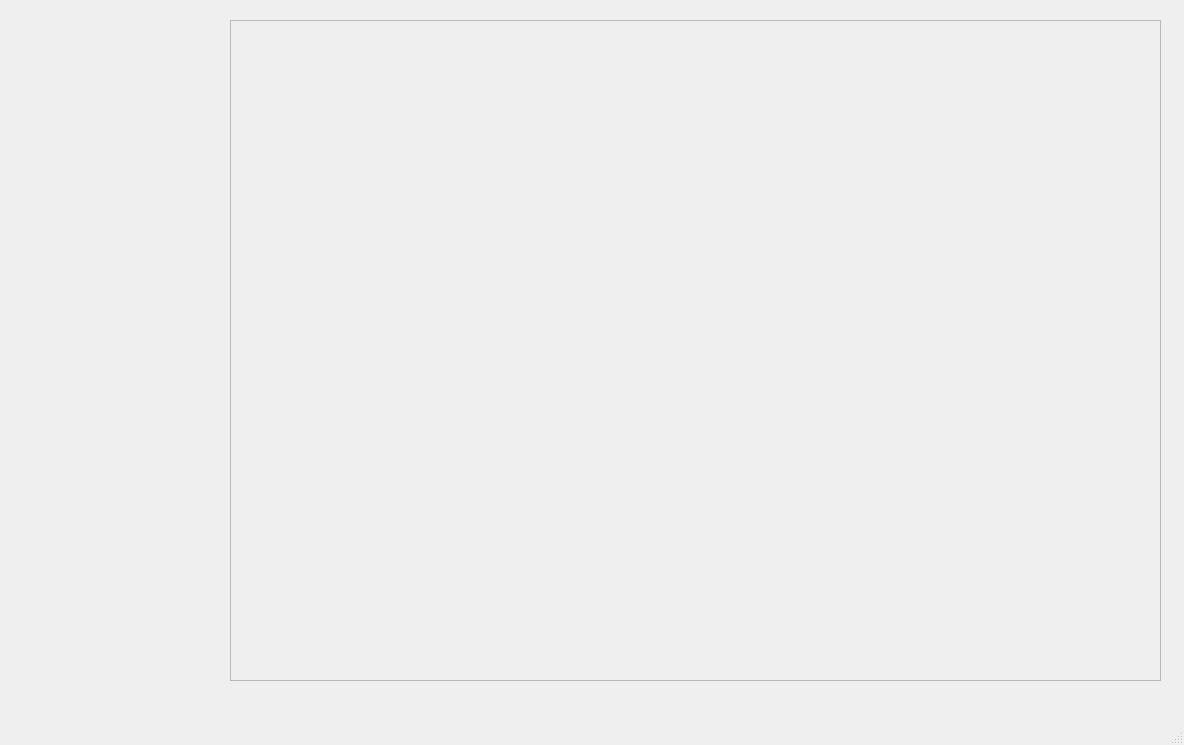
<?xml version="1.0" encoding="UTF-8"?>
<ui version="4.0">
 <class>mainForm</class>
 <widget class="QMainWindow" name="mainForm">
  <property name="geometry">
   <rect>
    <x>0</x>
    <y>0</y>
    <width>1184</width>
    <height>745</height>
   </rect>
  </property>
  <property name="windowTitle">
   <string>mainForm</string>
  </property>
  <widget class="QWidget" name="centralwidget">
   <widget class="QScrollArea" name="scrollArea">
    <property name="geometry">
     <rect>
      <x>230</x>
      <y>20</y>
      <width>931</width>
      <height>661</height>
     </rect>
    </property>
    <property name="widgetResizable">
     <bool>true</bool>
    </property>
    <widget class="QWidget" name="scrollAreaWidgetContents">
     <property name="geometry">
      <rect>
       <x>0</x>
       <y>0</y>
       <width>927</width>
       <height>657</height>
      </rect>
     </property>
    </widget>
   </widget>
  </widget>
  <widget class="QMenuBar" name="menubar">
   <property name="geometry">
    <rect>
     <x>0</x>
     <y>0</y>
     <width>1184</width>
     <height>25</height>
    </rect>
   </property>
  </widget>
  <widget class="QStatusBar" name="statusbar"/>
 </widget>
 <resources/>
 <connections/>
</ui>
